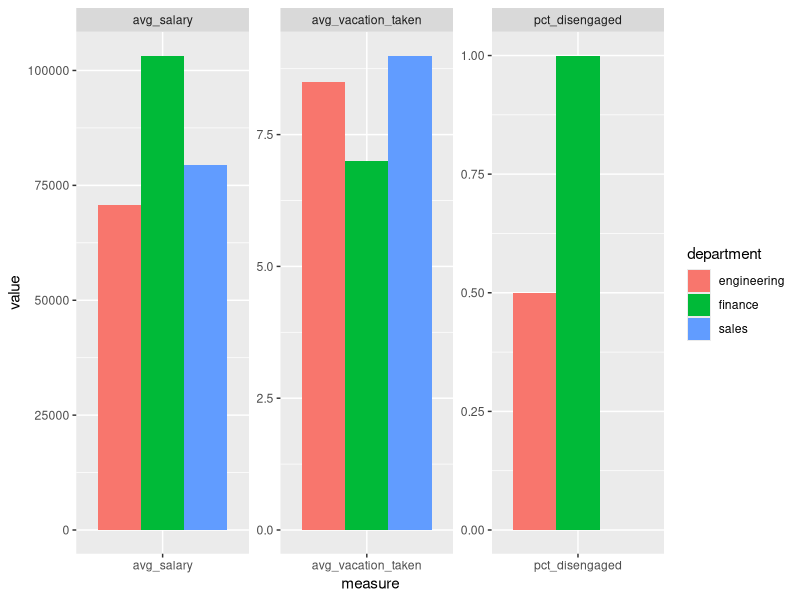

Source code (R):
# Load the packages
#library(readr)
library(dplyr)
library(readxl)
library(ggplot2)
library(tidyr)

# Import the data
#survey <- read_csv("survey_data.csv")
excel_sheets("survey_data.xlsx")
survey <- read_excel("survey_data.xlsx", sheet = 1, col_names = TRUE, col_types = NULL, na = "", skip = 0)

# Get an overview of the data
summary(survey)

# Examine the counts of the department variable
survey %>%
  count(department)

# Output the average engagement score for each department, sorted
survey %>%
  group_by(department) %>%
  summarise(avg_engagement= mean(engagement)) %>%
  arrange(avg_engagement)

# Create the disengaged variable and assign the result to survey
survey_disengaged <- survey %>% 
  mutate(disengaged = ifelse(engagement <= 2, 1, 0)) 

survey_disengaged

# Summarize the three variables by department
survey_summary <- survey_disengaged %>%
  group_by(department) %>%
  summarise(pct_disengaged= mean(disengaged),
            avg_salary= mean(salary),avg_vacation_taken= mean(vacation_days_taken))

survey_summary

# Gather data for plotting
survey_gathered <- survey_summary %>% 
  gather(key = "measure", value = "value",
         pct_disengaged, avg_salary, avg_vacation_taken)

# Create three bar charts
ggplot(survey_gathered, aes(measure, value, fill= department)) +
  geom_col(position= 'dodge') +
  facet_wrap(~ measure, scale="free")

# Add the in_sales variable
survey_sales <- survey_disengaged %>%
  mutate(in_sales = ifelse(department == "sales", "Sales", "Other"))

# Test the hypothesis using survey_sales
chisq.test(survey_sales$in_sales, survey_sales$disengaged)

# Is the result significant?(manually check p-value <0.05)
# 5e-1 in decimal form is 0.5 (means 5×10^-1 )
significant <- TRUE

# Test the hypothesis using the survey_sales data
t.test(vacation_days_taken ~ in_sales, data = survey_sales)

# Is the result significant?
significant <- TRUE

# Import the data
#pay <- read_csv("fair_pay_data.csv")
pay <- read_excel("survey_data.xlsx", sheet = 1, col_names = TRUE, col_types = NULL, na = "", skip = 0)

# Get an overview of the data
summary(pay)

# Perform the correct statistical test
t.test(salary ~ new_hire, data = pay)

# Do the same test, and tidy up the output
library(broom)
t.test(salary ~ new_hire, data = pay) %>%
  tidy()

# Is the result significant? (p-value > 0.05)
significant <- FALSE
